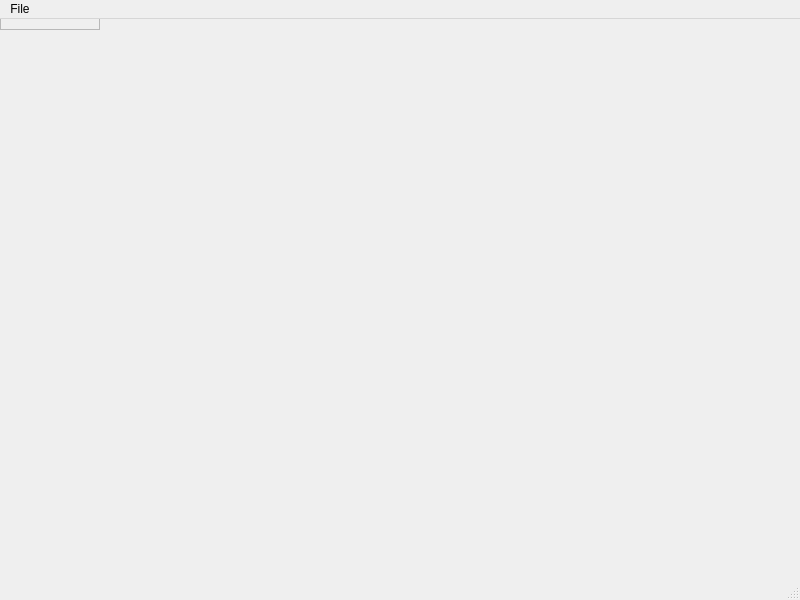
<?xml version="1.0" encoding="UTF-8"?>
<ui version="4.0">
 <class>MainWindow</class>
 <widget class="QMainWindow" name="MainWindow">
  <property name="geometry">
   <rect>
    <x>0</x>
    <y>0</y>
    <width>800</width>
    <height>600</height>
   </rect>
  </property>
  <property name="windowTitle">
   <string>MainWindow</string>
  </property>
  <widget class="QScrollArea" name="centralwidget"/>
  <widget class="QMenuBar" name="menubar">
   <property name="geometry">
    <rect>
     <x>0</x>
     <y>0</y>
     <width>800</width>
     <height>20</height>
    </rect>
   </property>
   <widget class="QMenu" name="menuFile">
    <property name="title">
     <string>File</string>
    </property>
    <addaction name="actionOpen"/>
    <addaction name="actionSave"/>
    <addaction name="separator"/>
    <addaction name="actionExit"/>
   </widget>
   <addaction name="menuFile"/>
  </widget>
  <widget class="QStatusBar" name="statusbar"/>
  <action name="actionOpen">
   <property name="text">
    <string>Open</string>
   </property>
   <property name="shortcut">
    <string>Ctrl+O</string>
   </property>
  </action>
  <action name="actionExit">
   <property name="text">
    <string>Exit</string>
   </property>
   <property name="shortcut">
    <string>Ctrl+X</string>
   </property>
  </action>
  <action name="actionSave">
   <property name="text">
    <string>Save</string>
   </property>
   <property name="shortcut">
    <string>Ctrl+S</string>
   </property>
  </action>
 </widget>
 <resources/>
 <connections/>
 <slots>
  <slot>openFile()</slot>
 </slots>
</ui>
